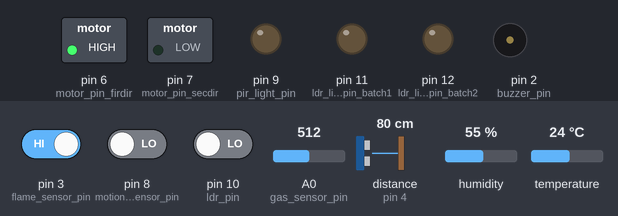
The sketch below on a simulated Arduino Uno, built with avr-gcc and run on an emulated ATmega328P. On the bench: switched loads named in the sketch (green lamp = pin HIGH), output pins drawn as LEDs (lit = HIGH), buzzer (waves = sounding). Wiring (inferred from the names in the program): ultrasonic range finder: trigger pin 5; echo pin 4. Inputs (shaded band) come from the test bench; at power-on: distance to the obstacle (sensor on pin 4) 80 cm, pin 3 (flame_sensor_pin) HIGH, pin 8 (motion_sensor_pin) LOW, pin 10 (ldr_pin) LOW, A0 (gas_sensor_pin) = 512, humidity 55 %, temperature 24 °C. The echo pulse lasts 58.3 µs per cm; pins used as bus, display or sensor lines are not drawn; what the sketch prints to the serial monitor is not drawn.

Above: at 2.3 s.
2.4 s: distance to the obstacle (sensor on pin 4) set to 5 cm
4.2 s: distance to the obstacle (sensor on pin 4) set to 2 cm
At 4.9 s:
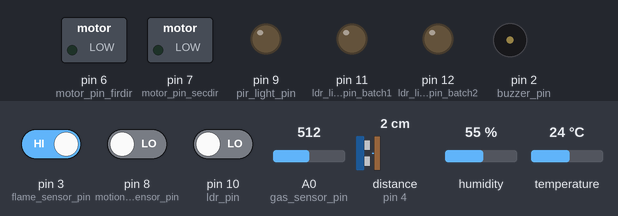
6.1 s: pin 3 (flame_sensor_pin) driven LOW
At 7.2 s:
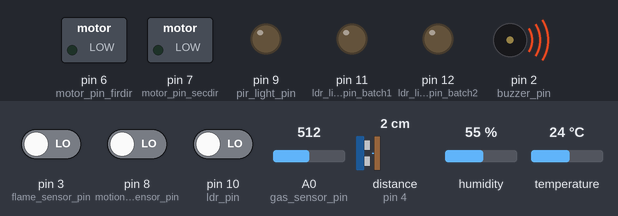
7.6 s: pin 8 (motion_sensor_pin) driven HIGH
At 8.8 s:
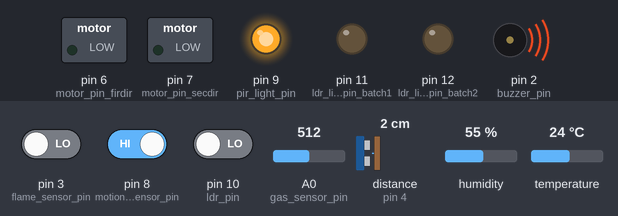
9.1 s: pin 10 (ldr_pin) driven HIGH
At 9.8 s:
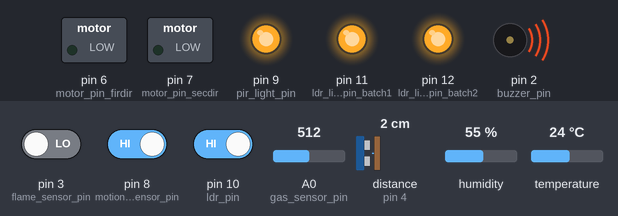
10.6 s: pin 3 (flame_sensor_pin) driven HIGH
At 11.0 s:
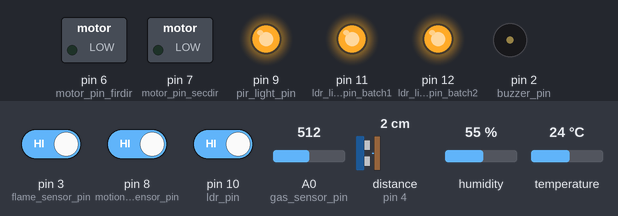
Timing chart, 0 to 13.1 s (numbered marks = the images above; inputs shaded):
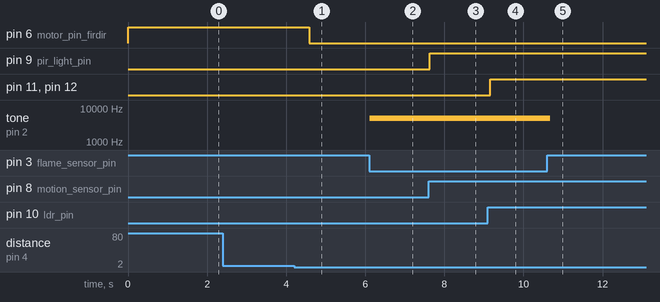

The sketch:

milo_uno_ver_2.1.ino
```cpp
#include "fire_alarm.h"
#include "water_level_controller.h"
#include "lighting_control.h"
#include "humidity_n_temperature_info.h"
#include "iot_export.h"

void setup ()
{
  Serial.begin(9600);
  fire_alarm_setup();
  water_level_controller_setup();
  lighting_control_setup();
  humidity_n_temperature_info_setup();
}

void loop ()
{
  fire_alarm_loop();
  water_level_controller_loop();
  lighting_control_loop();
  humidity_n_temperature_info_loop();
  iot_export_loop();
}
```

fire_alarm.h
```cpp
#ifndef FIRE_ALARM_H
#define FIRE_ALARM_H

//_____________________________________________________________- va[r]iables -
const int buzzer_pin {2};             // digital
const int flame_sensor_pin {3};       // digital
const int gas_sensor_pin {A0};        // analog
const int gas_threshold {20};
bool fire_alarm_status {false};

//_____________________________________________________________- fun[c]tions -
void fire_alarm_setup ()
{
  pinMode(buzzer_pin, OUTPUT);
  pinMode(gas_sensor_pin, INPUT);
  pinMode(flame_sensor_pin, INPUT);
}

void fire_alarm_loop ()
{
  int detected_gas {analogRead(gas_sensor_pin)};
  bool detected_flame {digitalRead(flame_sensor_pin)};      // flame detection > LOW | no flame detection > HIGH...yeh it is in reverse
   // Serial.println("Fire alarm Info : ");
   // Serial.println(detected_gas);
   // Serial.println(detected_flame);

  if ((detected_gas > gas_threshold) && (detected_flame == LOW)) {
    tone(buzzer_pin, 5000);   fire_alarm_status = true;
  }
  else {
    noTone(buzzer_pin);       fire_alarm_status = false;
  }
}

#endif
```

humidity_n_temperature_info.h
```cpp
#ifndef HUMIDITY_N_TEMPERATURE_INFO_H
#define HUMIDITY_N_TEMPERATURE_INFO_H

#include <dht11.h>
//_____________________________________________________________- va[r]iables -
const int dhtpin {13};              // digital
int dhtread {0};
float humidity {0.0f};
float temperature {0.0f};
dht11 DHT11;
//_____________________________________________________________- fun[c]tions -
void humidity_n_temperature_info_setup ()
{

}

void humidity_n_temperature_info_loop ()
{
  dhtread = DHT11.read(dhtpin);
  temperature = DHT11.temperature;
  humidity = DHT11.humidity;

   //Serial.print("Humidity (%): ");
   //Serial.println(humidity, 2);

   //Serial.print("Temperature  (C): ");
   //Serial.println(temperature, 2);
}

#endif
```

iot_export.h
```cpp
#ifndef IOT_EXPORT_H
#define IOT_EXPORT_H

#include "fire_alarm.h"
#include "water_level_controller.h"
#include "humidity_n_temperature_info.h"
#include <string.h>
/*
int count{0};
int mapped_value {0};
void pseudo_water_level ()
{
  count++;
  if (count == 40)
    count = 0;

  mapped_value = map(count, 0, 40, 1, 100);
}
*/

void iot_export_loop ()
{
  //pseudo_water_level();
  String data {""};
  data += (int)temperature;
  data += ',';
  data += (int)humidity;
  data += ',';
  data += (100 - ((int)map(water_level, 0, 16, 1, 100)));
  data += ',';
  data += (int)fire_alarm_status;
  data += ',';
  data += "EOS";
  Serial.print(data);
  delay(1500);
}

#endif
```

lighting_control.h
```cpp
#ifndef LIGHTING_CONTROL_H
#define LIGHTING_CONTROL_H

//_____________________________________________________________- va[r]iables -
const int motion_sensor_pin {8};          // digital
const int pir_light_pin {9};              // digital
const int ldr_pin {10};                   // digital
const int ldr_light_pin_batch1 {11};      // digital
const int ldr_light_pin_batch2 {12};      // digital
int timer_count {0};
int reset_counter {0};
bool timer_start {false};
//_____________________________________________________________- fun[c]tions -
void timer ();
void ldr_output_control ();
void pir_output_control ();

void lighting_control_setup ()
{
  pinMode(pir_light_pin, OUTPUT);
  pinMode(ldr_light_pin_batch1, OUTPUT);
  pinMode(ldr_light_pin_batch2, OUTPUT);
  pinMode(ldr_pin, INPUT);
  pinMode(motion_sensor_pin, INPUT);
}

void lighting_control_loop ()
{
   //Serial.print("Lighting Control Info : ");
   //Serial.print(timer_count);
   //Serial.print(" : ");
   //Serial.println(reset_counter);
  timer_count++;
  pir_output_control();
  ldr_output_control();
}

void ldr_output_control ()
{
  if (digitalRead(ldr_pin)) {
    digitalWrite(ldr_light_pin_batch1, HIGH);
    digitalWrite(ldr_light_pin_batch2, HIGH);
  }
  else {
    digitalWrite(ldr_light_pin_batch1, LOW);
    digitalWrite(ldr_light_pin_batch2, LOW);
  }
}

void pir_output_control ()
{
  if (timer_count == 40) {                                          // restart the timer
    timer_count = 0;
  }

  if (digitalRead(motion_sensor_pin)) {                             // start the timer if motion is detected
    timer_start = true;
    reset_counter = 0;
    digitalWrite(pir_light_pin, HIGH);
  }

  if (((timer_count % 2) == 0) && (timer_count != 0)) {             // check every 5 seconds
    //Serial.println("\t\t CHECK \t\t");
    if (!digitalRead(motion_sensor_pin)) {                          // timer will advance until it senses another motion or until it expires
      reset_counter++; timer_count++;
    }
    else {
      reset_counter = 0;                                            // restart the timer upon sensing another motion
    }
  }

  if (reset_counter >= 2) {                                         // if timer expires without sensing addition motion...lights will go off
    digitalWrite(pir_light_pin, LOW);
  }
}

#endif
```

water_level_controller.h
```cpp
#ifndef WATER_LEVEL_CONTROLLER_H
#define WATER_LEVEL_CONTROLLER_H

//_____________________________________________________________- va[r]iables -
const int echo_pin {4};             // digital
const int trigger_pin {5};          // digital
const int motor_pin_firdir {6};     // digital      first direction
const int motor_pin_secdir {7};     // digital      second direction

float detected_duration {0};
float water_level {0};
float base_level {15};
float lower_level {10};
float upper_level {3};
//_____________________________________________________________- fun[c]tions -
void trigger ()
{
  digitalWrite(trigger_pin, HIGH);
  delayMicroseconds(10);
  digitalWrite(trigger_pin, LOW);
}

void water_level_controller_setup ()
{
  pinMode(trigger_pin, OUTPUT);
  pinMode(motor_pin_firdir, OUTPUT);
  pinMode(motor_pin_secdir, OUTPUT);
  pinMode(echo_pin, INPUT);
}

void water_level_controller_loop ()
{
  trigger();                                                          // generate ultrasonic wave every 10 microseconds
  detected_duration = pulseIn(echo_pin, HIGH);
  water_level = ((detected_duration * 0.0343) / 2);
  // Serial.print("Water Level Controller Info : ");
  //Serial.println(water_level);

  if (water_level >= base_level || water_level >= lower_level) {
    digitalWrite(motor_pin_firdir, HIGH);
    digitalWrite(motor_pin_secdir, LOW);
  }
  else if (water_level <= upper_level) {
    digitalWrite(motor_pin_firdir, LOW);
    digitalWrite(motor_pin_secdir, LOW);
  }
}

#endif
```

Measured:
- the behaviour switches between 4 and 3 cm on distance to the obstacle (sensor on pin 4) (found by bisection; images 0 and 1)
- after the input at 2.4 s, every drawn part: stays the same
- after the input at 4.2 s, pin 6 (motor_pin_firdir): HIGH → LOW after 0.38 s
- after the input at 6.1 s, tone on pin 2 (buzzer_pin): silent → 5000 Hz at once
- after the input at 7.6 s, pin 9 (pir_light_pin): LOW → HIGH at once
- after the input at 9.1 s, pin 11 (ldr_light_pin_batch1), pin 12 (ldr_light_pin_batch2): LOW → HIGH after 0.06 s
- after the input at 10.6 s, tone on pin 2 (buzzer_pin): 5000 Hz → silent after 0.08 s
